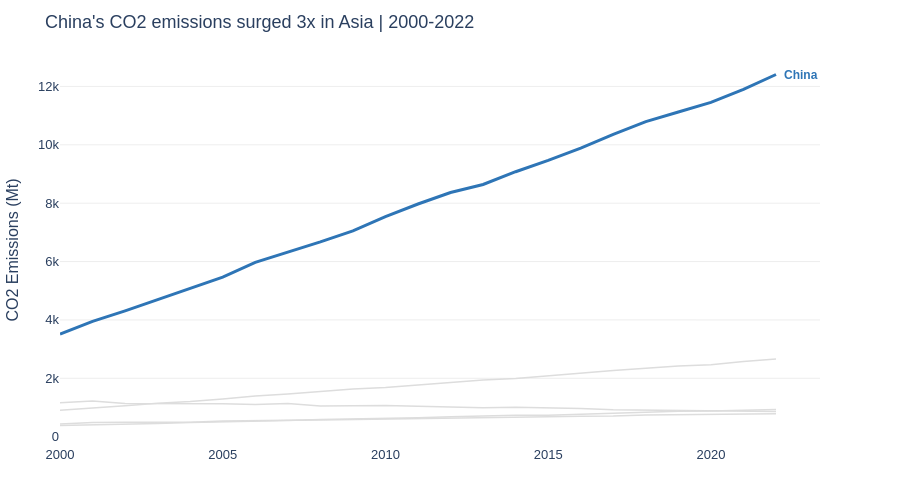

The cell this chart's notebook holds for it:
### Code cell
import pandas as pd
import plotly.express as px
import plotly.graph_objects as go

df = pd.read_csv('../data/co2_emissions.csv')
print(f"Loaded: {len(df)} rows | Countries: {df['Country'].nunique()} | Years: {df['Year'].min()}-{df['Year'].max()}")

asia_df = df[df['Region'] == 'Asia'].copy()
highlight_country = "China"

color_map = {
    country: "#2E75B6" if country == highlight_country else "#DDDDDD"
    for country in asia_df["Country"].unique()
}

fig1 = px.line(
    asia_df,
    x="Year",
    y="CO2_Mt",
    color="Country",
    color_discrete_map=color_map,
    labels={"CO2_Mt": "CO2 Emissions (Mt)", "Year": ""}
)

fig1.update_traces(
    line=dict(width=1.5),
    showlegend=False
)

fig1.update_traces(
    line=dict(width=3),
    selector=dict(name=highlight_country)
)

last_data = asia_df[
    (asia_df["Country"] == highlight_country) &
    (asia_df["Year"] == asia_df["Year"].max())
]
fig1.add_annotation(
    x=last_data["Year"].values[0],
    y=last_data["CO2_Mt"].values[0],
    text=f"<b>{highlight_country}</b>",
    showarrow=False,
    xanchor="left",
    xshift=6,
    font=dict(color="#2E75B6", size=12, family="Arial")
)

fig1.update_layout(

    title="China's CO2 emissions surged 3x in Asia | 2000-2022",
    plot_bgcolor="white",
    paper_bgcolor="white",
    font=dict(family="Arial", size=13),
    yaxis=dict(gridcolor="#EEEEEE", title="CO2 Emissions (Mt)"),
    xaxis=dict(showgrid=False, title=""),
    margin=dict(l=60, r=80, t=55, b=40),
    height=500
)

fig1.show()

### Figure 1 — Plotly figure (JSON) as saved in the notebook; plotly's stock layout.template omitted (floating-point values rounded to 4 significant figures)
{"data": [{"hovertemplate": "Country=China<br>=%{x}<br>CO2 Emissions (Mt)=%{y}<extra></extra>", "legendgroup": "China", "line": {"color": "#2E75B6", "dash": "solid", "width": 3}, "marker": {"symbol": "circle"}, "mode": "lines", "name": "China", "orientation": "v", "showlegend": false, "type": "scatter", "x": [2000, 2001, 2002, 2003, 2004, 2005, 2006, 2007, 2008, 2009, 2010, 2011, 2012, 2013, 2014, 2015, 2016, 2017, 2018, 2019, 2020, 2021, 2022], "xaxis": "x", "y": [3514.0, 3952.0, 4312.0, 4692.0, 5079.0, 5468.0, 5974.0, 6323.0, 6673.0, 7053.0, 7543.0, 7972.0, 8365.0, 8641.0, 9078.0, 9466.0, 9887.0, 10360.0, 10790.0, 11130.0, 11450.0, 11900.0, 12410.0], "yaxis": "y"}, {"hovertemplate": "Country=India<br>=%{x}<br>CO2 Emissions (Mt)=%{y}<extra></extra>", "legendgroup": "India", "line": {"color": "#DDDDDD", "dash": "solid", "width": 1.5}, "marker": {"symbol": "circle"}, "mode": "lines", "name": "India", "orientation": "v", "showlegend": false, "type": "scatter", "x": [2000, 2001, 2002, 2003, 2004, 2005, 2006, 2007, 2008, 2009, 2010, 2011, 2012, 2013, 2014, 2015, 2016, 2017, 2018, 2019, 2020, 2021, 2022], "xaxis": "x", "y": [901.6, 974.6, 1056.0, 1146.0, 1205.0, 1291.0, 1396.0, 1466.0, 1542.0, 1637.0, 1687.0, 1774.0, 1865.0, 1945.0, 1994.0, 2092.0, 2177.0, 2267.0, 2345.0, 2419.0, 2466.0, 2580.0, 2661.0], "yaxis": "y"}, {"hovertemplate": "Country=Japan<br>=%{x}<br>CO2 Emissions (Mt)=%{y}<extra></extra>", "legendgroup": "Japan", "line": {"color": "#DDDDDD", "dash": "solid", "width": 1.5}, "marker": {"symbol": "circle"}, "mode": "lines", "name": "Japan", "orientation": "v", "showlegend": false, "type": "scatter", "x": [2000, 2001, 2002, 2003, 2004, 2005, 2006, 2007, 2008, 2009, 2010, 2011, 2012, 2013, 2014, 2015, 2016, 2017, 2018, 2019, 2020, 2021, 2022], "xaxis": "x", "y": [1166.0, 1220.0, 1136.0, 1131.0, 1151.0, 1127.0, 1101.0, 1133.0, 1050.0, 1061.0, 1064.0, 1042.0, 1005.0, 990.9, 1010.0, 996.6, 967.4, 925.1, 916.6, 914.5, 902.8, 898.1, 865.1], "yaxis": "y"}, {"hovertemplate": "Country=South Korea<br>=%{x}<br>CO2 Emissions (Mt)=%{y}<extra></extra>", "legendgroup": "South Korea", "line": {"color": "#DDDDDD", "dash": "solid", "width": 1.5}, "marker": {"symbol": "circle"}, "mode": "lines", "name": "South Korea", "orientation": "v", "showlegend": false, "type": "scatter", "x": [2000, 2001, 2002, 2003, 2004, 2005, 2006, 2007, 2008, 2009, 2010, 2011, 2012, 2013, 2014, 2015, 2016, 2017, 2018, 2019, 2020, 2021, 2022], "xaxis": "x", "y": [438.1, 481.5, 490.6, 490.8, 494.6, 537.2, 539.0, 566.1, 570.0, 585.4, 595.9, 620.6, 631.1, 649.6, 646.2, 686.5, 704.0, 706.0, 738.5, 750.8, 755.8, 777.3, 789.5], "yaxis": "y"}, {"hovertemplate": "Country=Indonesia<br>=%{x}<br>CO2 Emissions (Mt)=%{y}<extra></extra>", "legendgroup": "Indonesia", "line": {"color": "#DDDDDD", "dash": "solid", "width": 1.5}, "marker": {"symbol": "circle"}, "mode": "lines", "name": "Indonesia", "orientation": "v", "showlegend": false, "type": "scatter", "x": [2000, 2001, 2002, 2003, 2004, 2005, 2006, 2007, 2008, 2009, 2010, 2011, 2012, 2013, 2014, 2015, 2016, 2017, 2018, 2019, 2020, 2021, 2022], "xaxis": "x", "y": [382.8, 400.4, 430.7, 453.8, 482.6, 501.9, 533.0, 551.8, 586.6, 602.5, 614.5, 647.3, 680.1, 717.7, 736.3, 738.2, 768.8, 813.7, 834.8, 872.3, 876.5, 898.5, 930.5], "yaxis": "y"}], "layout": {"annotations": [{"font": {"color": "#2E75B6", "family": "Arial", "size": 12}, "showarrow": false, "text": "<b>China</b>", "x": 2022, "xanchor": "left", "xshift": 6, "y": 12410.0}], "font": {"family": "Arial", "size": 13}, "height": 500, "legend": {"title": {"text": "Country"}, "tracegroupgap": 0}, "margin": {"b": 40, "l": 60, "r": 80, "t": 55}, "paper_bgcolor": "white", "plot_bgcolor": "white", "title": {"text": "China's CO2 emissions surged 3x in Asia | 2000-2022"}, "xaxis": {"anchor": "y", "domain": [0, 1], "showgrid": false, "title": {"text": ""}}, "yaxis": {"anchor": "x", "domain": [0, 1], "gridcolor": "#EEEEEE", "title": {"text": "CO2 Emissions (Mt)"}}}}
